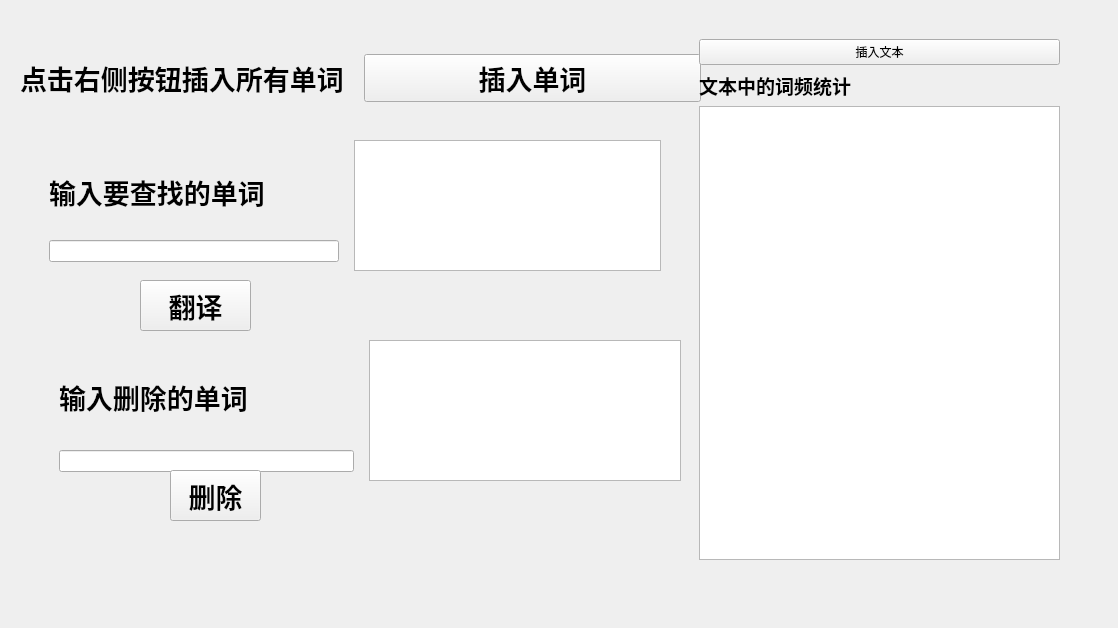
<?xml version="1.0" encoding="UTF-8"?>
<ui version="4.0">
 <class>MainWindow</class>
 <widget class="QWidget" name="MainWindow">
  <property name="geometry">
   <rect>
    <x>0</x>
    <y>0</y>
    <width>1118</width>
    <height>628</height>
   </rect>
  </property>
  <property name="windowTitle">
   <string>Form</string>
  </property>
  <widget class="QWidget" name="widget" native="true">
   <property name="geometry">
    <rect>
     <x>20</x>
     <y>40</y>
     <width>681</width>
     <height>76</height>
    </rect>
   </property>
   <layout class="QHBoxLayout" name="horizontalLayout">
    <item>
     <widget class="QLabel" name="InsertLabel">
      <property name="font">
       <font>
        <family>Microsoft JhengHei UI</family>
        <pointsize>20</pointsize>
        <weight>75</weight>
        <bold>true</bold>
       </font>
      </property>
      <property name="text">
       <string>点击右侧按钮插入所有单词</string>
      </property>
     </widget>
    </item>
    <item>
     <widget class="QPushButton" name="insertButton">
      <property name="font">
       <font>
        <family>Microsoft JhengHei UI</family>
        <pointsize>20</pointsize>
        <weight>75</weight>
        <bold>true</bold>
       </font>
      </property>
      <property name="text">
       <string>插入单词</string>
      </property>
     </widget>
    </item>
   </layout>
  </widget>
  <widget class="QWidget" name="widget_2" native="true">
   <property name="geometry">
    <rect>
     <x>40</x>
     <y>140</y>
     <width>621</width>
     <height>131</height>
    </rect>
   </property>
   <layout class="QHBoxLayout" name="horizontalLayout_2">
    <item>
     <widget class="QWidget" name="widget_3" native="true">
      <layout class="QVBoxLayout" name="verticalLayout">
       <item>
        <widget class="QLabel" name="searchLabel">
         <property name="font">
          <font>
           <family>Microsoft JhengHei UI</family>
           <pointsize>20</pointsize>
           <weight>75</weight>
           <bold>true</bold>
          </font>
         </property>
         <property name="text">
          <string>输入要查找的单词</string>
         </property>
        </widget>
       </item>
       <item>
        <widget class="QLineEdit" name="words1">
         <property name="font">
          <font>
           <family>Microsoft YaHei UI</family>
           <weight>75</weight>
           <bold>true</bold>
          </font>
         </property>
        </widget>
       </item>
      </layout>
     </widget>
    </item>
    <item>
     <widget class="QTextEdit" name="translationEdit">
      <property name="font">
       <font>
        <family>Microsoft YaHei UI</family>
        <pointsize>11</pointsize>
        <weight>75</weight>
        <bold>true</bold>
       </font>
      </property>
     </widget>
    </item>
   </layout>
  </widget>
  <widget class="QWidget" name="widget_5" native="true">
   <property name="geometry">
    <rect>
     <x>50</x>
     <y>340</y>
     <width>631</width>
     <height>141</height>
    </rect>
   </property>
   <layout class="QHBoxLayout" name="horizontalLayout_3">
    <item>
     <widget class="QWidget" name="widget_4" native="true">
      <layout class="QVBoxLayout" name="verticalLayout_2">
       <item>
        <widget class="QLabel" name="deleteLabel">
         <property name="font">
          <font>
           <family>Microsoft JhengHei UI</family>
           <pointsize>20</pointsize>
           <weight>75</weight>
           <bold>true</bold>
          </font>
         </property>
         <property name="text">
          <string>输入删除的单词</string>
         </property>
        </widget>
       </item>
       <item>
        <widget class="QLineEdit" name="words2">
         <property name="font">
          <font>
           <family>Microsoft YaHei UI</family>
           <weight>75</weight>
           <bold>true</bold>
          </font>
         </property>
        </widget>
       </item>
      </layout>
     </widget>
    </item>
    <item>
     <widget class="QTextEdit" name="deleteEdit">
      <property name="font">
       <font>
        <family>Microsoft YaHei UI</family>
        <pointsize>11</pointsize>
        <weight>75</weight>
        <bold>true</bold>
       </font>
      </property>
      <property name="html">
       <string>&lt;!DOCTYPE HTML PUBLIC &quot;-//W3C//DTD HTML 4.0//EN&quot; &quot;http://www.w3.org/TR/REC-html40/strict.dtd&quot;&gt;
&lt;html&gt;&lt;head&gt;&lt;meta name=&quot;qrichtext&quot; content=&quot;1&quot; /&gt;&lt;style type=&quot;text/css&quot;&gt;
p, li { white-space: pre-wrap; }
&lt;/style&gt;&lt;/head&gt;&lt;body style=&quot; font-family:'Microsoft YaHei UI'; font-size:11pt; font-weight:600; font-style:normal;&quot;&gt;
&lt;p style=&quot;-qt-paragraph-type:empty; margin-top:0px; margin-bottom:0px; margin-left:0px; margin-right:0px; -qt-block-indent:0; text-indent:0px; font-family:'SimSun'; font-size:9pt; font-weight:400;&quot;&gt;&lt;br /&gt;&lt;/p&gt;&lt;/body&gt;&lt;/html&gt;</string>
      </property>
     </widget>
    </item>
   </layout>
  </widget>
  <widget class="QPushButton" name="translateButton">
   <property name="geometry">
    <rect>
     <x>140</x>
     <y>280</y>
     <width>111</width>
     <height>51</height>
    </rect>
   </property>
   <property name="font">
    <font>
     <family>Microsoft JhengHei UI</family>
     <pointsize>20</pointsize>
     <weight>75</weight>
     <bold>true</bold>
    </font>
   </property>
   <property name="text">
    <string>翻译</string>
   </property>
  </widget>
  <widget class="QPushButton" name="deleteButton">
   <property name="geometry">
    <rect>
     <x>170</x>
     <y>470</y>
     <width>91</width>
     <height>51</height>
    </rect>
   </property>
   <property name="font">
    <font>
     <family>Microsoft JhengHei UI</family>
     <pointsize>20</pointsize>
     <weight>75</weight>
     <bold>true</bold>
    </font>
   </property>
   <property name="text">
    <string>删除</string>
   </property>
  </widget>
  <widget class="QWidget" name="widget_6" native="true">
   <property name="geometry">
    <rect>
     <x>699</x>
     <y>39</y>
     <width>361</width>
     <height>521</height>
    </rect>
   </property>
   <layout class="QVBoxLayout" name="verticalLayout_3">
    <item>
     <widget class="QPushButton" name="InsertTextBtn">
      <property name="text">
       <string>插入文本</string>
      </property>
     </widget>
    </item>
    <item>
     <widget class="QLabel" name="StatisticLabel">
      <property name="font">
       <font>
        <pointsize>14</pointsize>
        <weight>75</weight>
        <bold>true</bold>
       </font>
      </property>
      <property name="text">
       <string>文本中的词频统计</string>
      </property>
     </widget>
    </item>
    <item>
     <widget class="QListWidget" name="WordFrequencyList">
      <property name="movement">
       <enum>QListView::Static</enum>
      </property>
      <property name="isWrapping" stdset="0">
       <bool>false</bool>
      </property>
     </widget>
    </item>
   </layout>
  </widget>
 </widget>
 <resources/>
 <connections/>
</ui>
